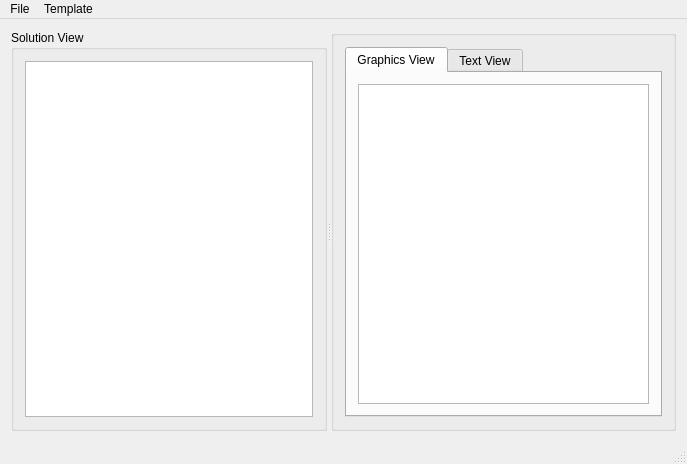
<?xml version="1.0" encoding="UTF-8"?>
<ui version="4.0">
 <class>MainWindow</class>
 <widget class="QMainWindow" name="MainWindow">
  <property name="geometry">
   <rect>
    <x>0</x>
    <y>0</y>
    <width>687</width>
    <height>464</height>
   </rect>
  </property>
  <property name="windowTitle">
   <string>QKI Studio</string>
  </property>
  <widget class="QWidget" name="centralWidget">
   <layout class="QGridLayout" name="gridLayout">
    <item row="0" column="0">
     <widget class="QSplitter" name="splitter">
      <property name="orientation">
       <enum>Qt::Horizontal</enum>
      </property>
      <widget class="QGroupBox" name="groupBox">
       <property name="title">
        <string>Solution View</string>
       </property>
       <layout class="QHBoxLayout" name="horizontalLayout">
        <item>
         <widget class="QTreeView" name="treeView"/>
        </item>
       </layout>
      </widget>
      <widget class="QGroupBox" name="groupBox_2">
       <property name="title">
        <string/>
       </property>
       <layout class="QHBoxLayout" name="horizontalLayout_3">
        <item>
         <widget class="QTabWidget" name="tabWidget">
          <property name="currentIndex">
           <number>0</number>
          </property>
          <widget class="QWidget" name="tab">
           <attribute name="title">
            <string>Graphics View</string>
           </attribute>
           <layout class="QHBoxLayout" name="horizontalLayout_2">
            <item>
             <widget class="QGraphicsViewWithMouseEvent" name="graphicsView"/>
            </item>
           </layout>
          </widget>
          <widget class="QWidget" name="tab_2">
           <attribute name="title">
            <string>Text View</string>
           </attribute>
           <layout class="QHBoxLayout" name="horizontalLayout_4">
            <item>
             <widget class="QTextEdit" name="textEdit"/>
            </item>
           </layout>
          </widget>
         </widget>
        </item>
       </layout>
      </widget>
     </widget>
    </item>
   </layout>
  </widget>
  <widget class="QMenuBar" name="menuBar">
   <property name="geometry">
    <rect>
     <x>0</x>
     <y>0</y>
     <width>687</width>
     <height>22</height>
    </rect>
   </property>
   <widget class="QMenu" name="menuFile">
    <property name="title">
     <string>File</string>
    </property>
    <addaction name="actionOpen"/>
    <addaction name="actionNew_Solution"/>
    <addaction name="actionSave"/>
    <addaction name="actionClose_File"/>
    <addaction name="separator"/>
    <addaction name="actionQuit"/>
   </widget>
   <widget class="QMenu" name="menuEdit">
    <property name="title">
     <string>Template</string>
    </property>
    <widget class="QMenu" name="menuEdit_2">
     <property name="title">
      <string>Edit...</string>
     </property>
     <addaction name="actionAdd_Mode"/>
     <addaction name="actionEdit_Mode"/>
     <addaction name="actionRemove_Mode"/>
    </widget>
    <addaction name="actionTemplate"/>
    <addaction name="actionDelete_Template"/>
    <addaction name="menuEdit_2"/>
   </widget>
   <addaction name="menuFile"/>
   <addaction name="menuEdit"/>
  </widget>
  <widget class="QStatusBar" name="statusBar"/>
  <action name="actionOpen">
   <property name="text">
    <string>Open...</string>
   </property>
  </action>
  <action name="actionSave">
   <property name="text">
    <string>Save</string>
   </property>
  </action>
  <action name="actionClose_File">
   <property name="text">
    <string>Close File</string>
   </property>
  </action>
  <action name="actionQuit">
   <property name="text">
    <string>Quit</string>
   </property>
  </action>
  <action name="actionTemplate">
   <property name="text">
    <string>New Template</string>
   </property>
  </action>
  <action name="actionDelete_Template">
   <property name="text">
    <string>Delete Template</string>
   </property>
  </action>
  <action name="actionAdd_Mode">
   <property name="text">
    <string>Add Mode</string>
   </property>
  </action>
  <action name="actionEdit_Mode">
   <property name="text">
    <string>Edit Mode</string>
   </property>
  </action>
  <action name="actionRemove_Mode">
   <property name="text">
    <string>Remove Mode</string>
   </property>
  </action>
  <action name="actionNew_Solution">
   <property name="text">
    <string>New Solution</string>
   </property>
  </action>
 </widget>
 <layoutdefault spacing="6" margin="11"/>
 <customwidgets>
  <customwidget>
   <class>QGraphicsViewWithMouseEvent</class>
   <extends>QGraphicsView</extends>
   <header location="global">qgraphicsviewwithmouseevent.h</header>
   <slots>
    <signal>MousePressEvent(QMouseEvent*)</signal>
   </slots>
  </customwidget>
 </customwidgets>
 <resources/>
 <connections/>
</ui>
